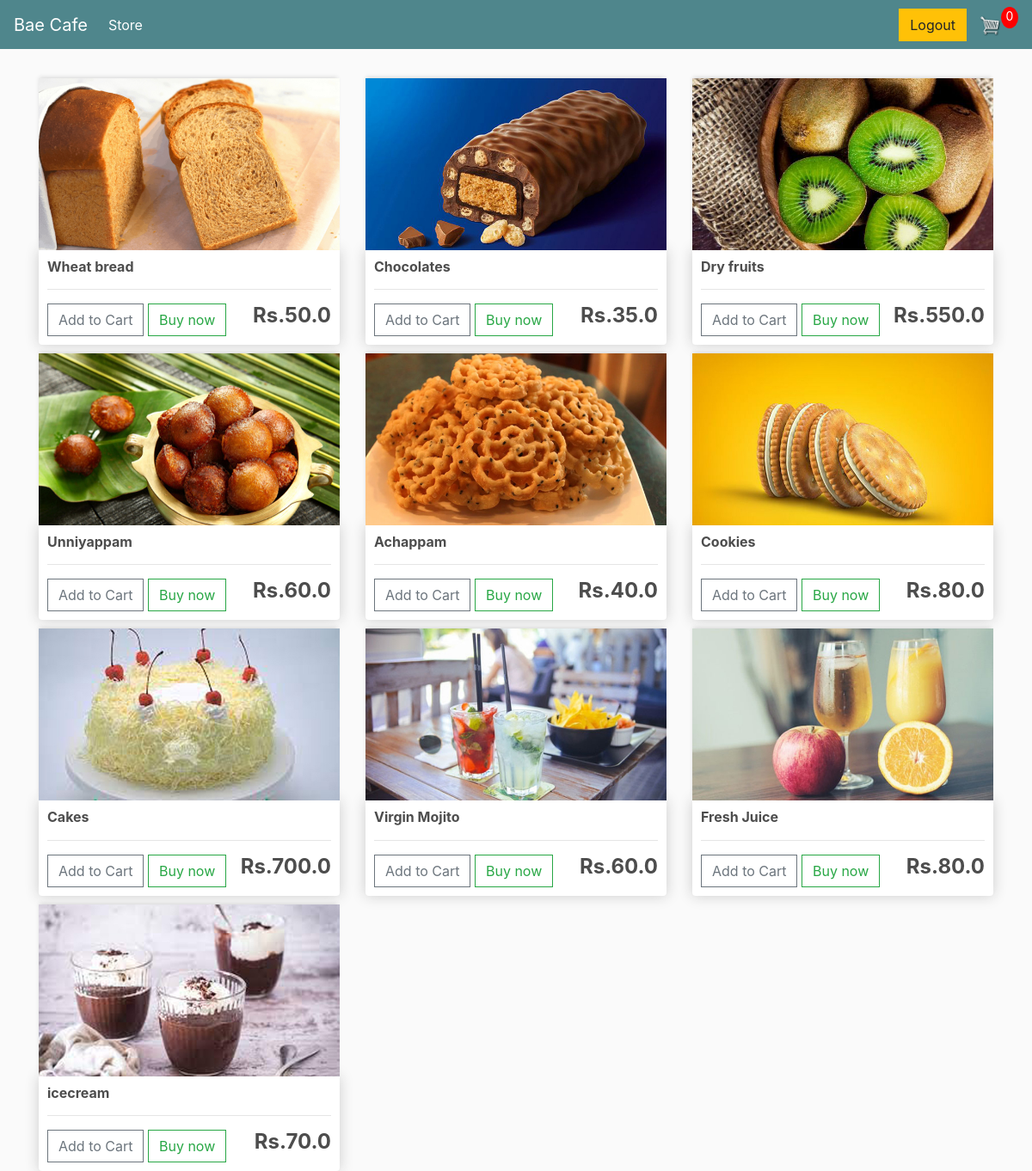
The page / on the database its author committed.
### store/models.py (models this page shows, shortened)
class Product(models.Model):
	name = models.CharField(max_length=200)
	price = models.FloatField()
	image = models.ImageField(null=True, blank=True)
	@property
	def imageURL(self):
		try:
			url = self.image.url
		except:
			url = ''
		return url

### store/views.py (the view)
# urls.py: path('', include('store.urls')),
def store(request):
     if request.user.is_authenticated:
          customer = request.user.customer
          order, created = Order.objects.get_or_create(customer=customer, complete=False)
          items= order.orderitem_set.all()
     else:
          items = []
          order = {'get_cart_total':0,'get_cart_items':0}
     products = Product.objects.all()
     context = {'products':products}
     return render(request, 'store/store.html', context)

### store/templates/store/store.html
{% extends 'store/main.html' %}
{% load static %}
{% block content %}
	<div class="row">
		{% for product in products %}
		<div class="col-lg-4">
			<img class="thumbnail" src="{{product.imageURL}}">
			<div class="box-element product">
				<h6><strong>{{product.name}}</strong></h6>
				<hr>
				<button data-product="{{product.id}}" data-action="add" class="btn btn-outline-secondary add-btn update-cart">Add to Cart</button>
				<a class="btn btn-outline-success" href="{% url 'checkout' %}">Buy now</a>
				<h4 style="display: inline-block; float: right"><strong>Rs.{{product.price}}</strong></h4>
			</div>
		</div>
		{% endfor %}
	</div>
{% endblock content %}

### static/css/main.css (style rules this page uses)
body { background-color: hsl(0, 0%, 98%); }
h1,h2,h3,h4,h5,h6 { color:hsl(0, 0%, 30%); }
.box-element { box-shadow:hsl(0, 0%, 80%) 0 0 16px; background-color: #fff; border-radius: 4px; padding: 10px; }
.thumbnail { width: 100%; height: 200px; -webkit-box-shadow: -1px -3px 5px -2px rgba(214,214,214,1); -moz-box-shadow: -1px -3px 5px -2px rgba(214,214,214,1); box-shadow: -1px -3px 5px -2px rgba(214,214,214,1); }
.product { border-radius: 0 0 4px 4px; }
.col-lg-4, .col-lg-6, .col-lg-8, .col-lg-12 { margin-top: 10px; }
.btn { border-radius: 0; }

### rows shown on the page
Product: imageURL (picture), name "Wheat bread", price "50.0"
Product: imageURL (picture), name "Chocolates", price "35.0"
Product: imageURL (picture), name "Dry fruits", price "550.0"
Product: imageURL (picture), name "Unniyappam", price "60.0"
Product: imageURL (picture), name "Achappam", price "40.0"
Product: imageURL (picture), name "Cookies", price "80.0"
Product: imageURL (picture), name "Cakes", price "700.0"
Product: imageURL (picture), name "Virgin Mojito", price "60.0"
Product: imageURL (picture), name "Fresh Juice", price "80.0"
Product: imageURL (picture), name "icecream", price "70.0"
